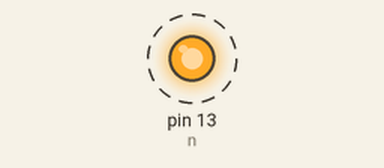
The sketch below on a simulated Arduino Uno, built with avr-gcc and run on an emulated ATmega328P. Shown: output pins drawn as LEDs (lit = HIGH). Dashed ring = blinking.

Above: at 0.5 s.
Timing chart, 0 to 4.6 s (numbered marks = the images above):
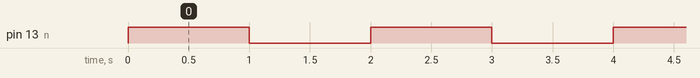

The sketch:

sketch_sep10a.ino
```cpp
int n=13;
void setup() {
  // put your setup code here, to run once:
pinMode(n,OUTPUT);
}

void loop() {
  // put your main code here, to run repeatedly:
digitalWrite(n,HIGH);
delay(1000);
digitalWrite(n,LOW);
delay(1000);
}
```

Measured:
- by itself, pin 13 (n): alternates HIGH for 1.0 s and LOW for 1.0 s
